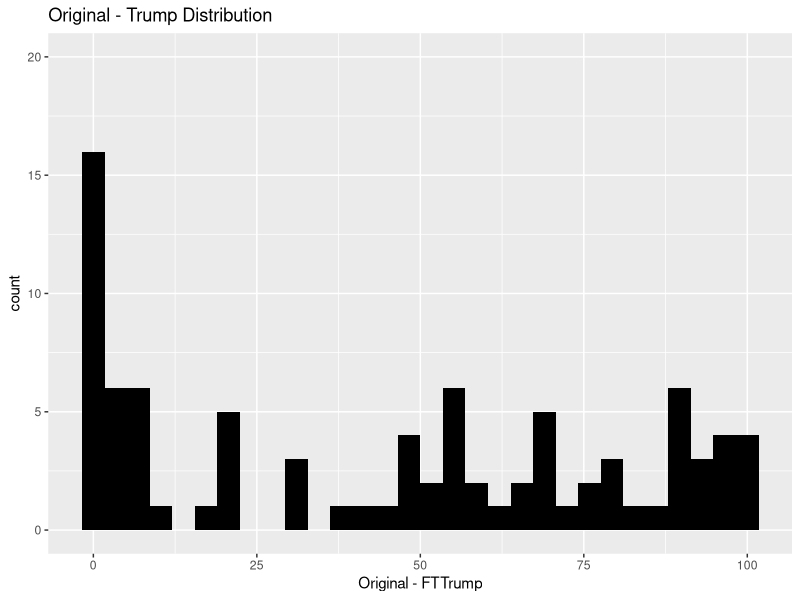
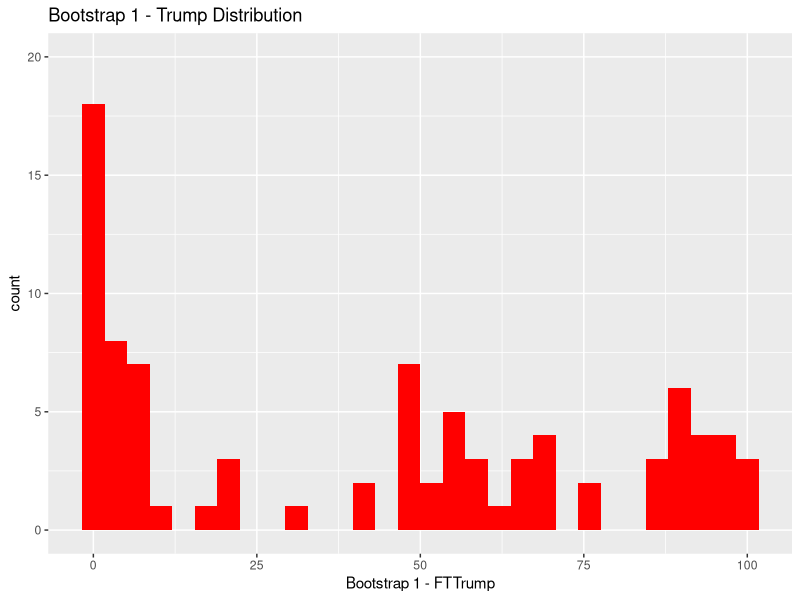
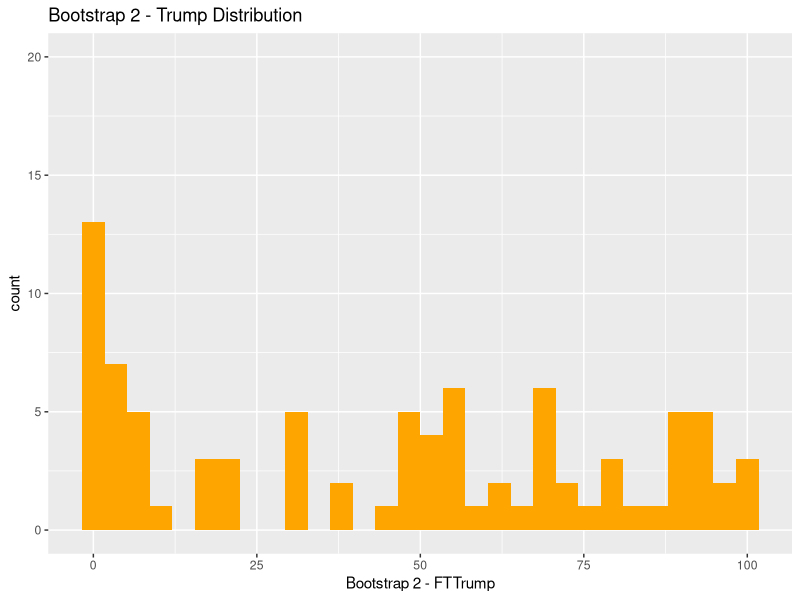
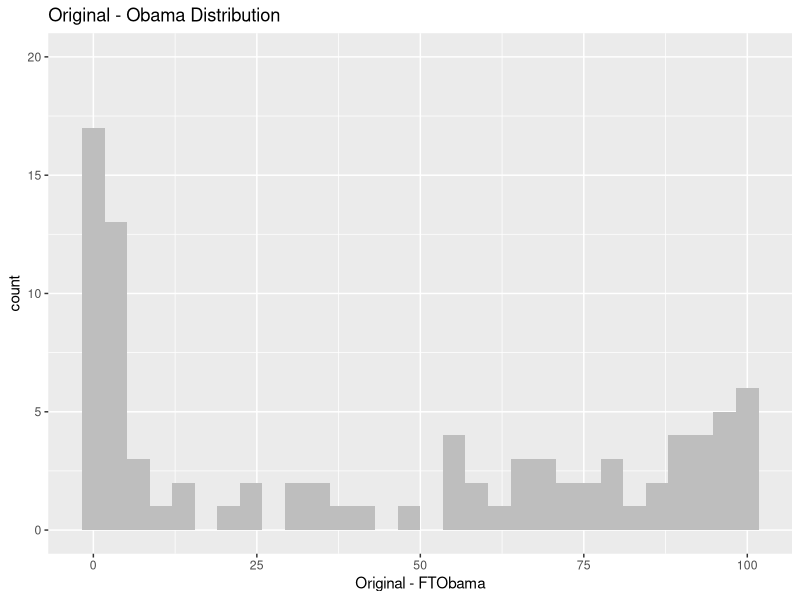
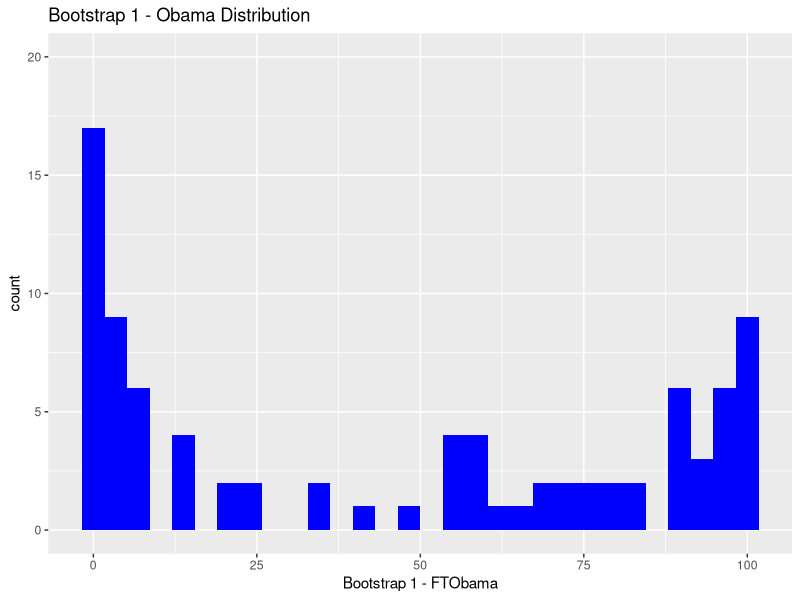
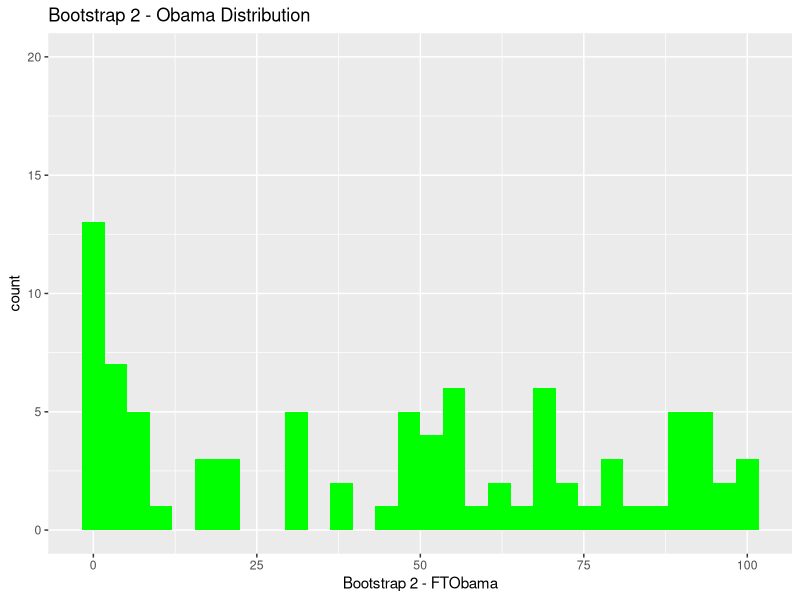
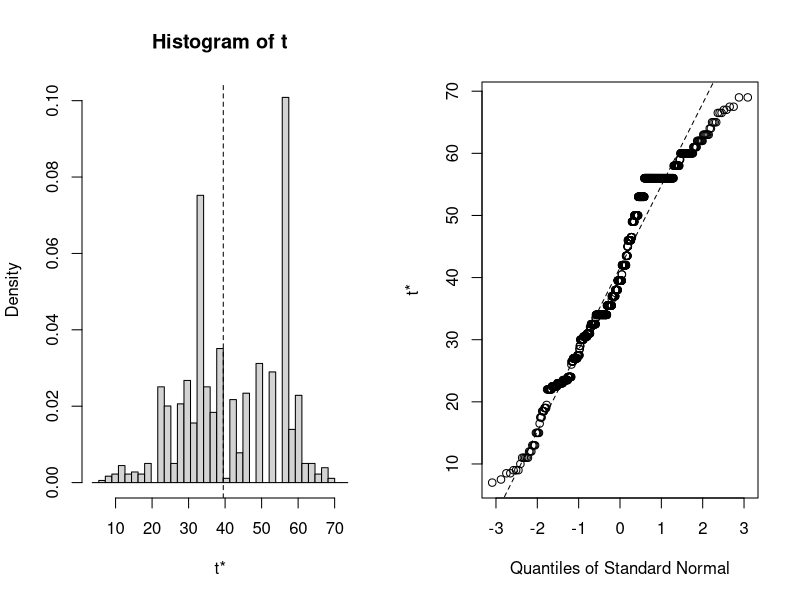
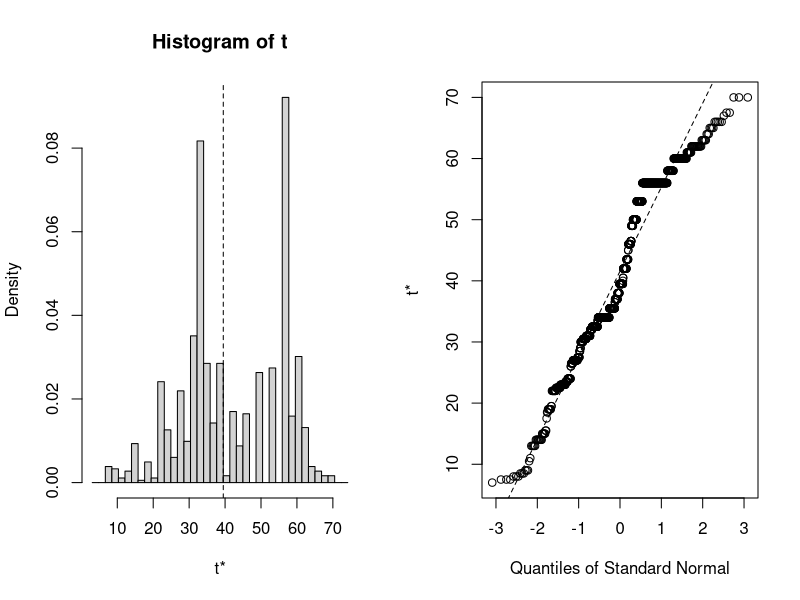

Reproduce these figures in R, in order.
## ---- chunk 1
library(tidyverse)
library(here)
library(ggplot2)

anes <- read_csv(here("data", "anes_pilot_2016.csv")) %>% 
  tibble::as_tibble() %>% 
  na.omit() %>% 
  select(fttrump, ftobama)
  
#creating two bootstrapped samples without using 'boot' function
b1trump <- sample(anes$fttrump, replace = T)
b1obama <- sample(anes$ftobama, replace = T)
b1 <- data.frame(b1trump, b1obama)
b2trump <- sample(anes$fttrump, replace = T)
b2obama <- sample(anes$ftobama, replace = T)
b2 <- data.frame(b2trump, b2obama)

#plotting trump
ggplot(anes, aes(fttrump)) + 
  geom_histogram(fill = "black")+
  labs(x= "Original - FTTrump",
       title = "Original - Trump Distribution")+
  ylim(0,20)

ggplot(b1, aes(b1trump)) + 
  geom_histogram(fill = "red")+
  labs(x= "Bootstrap 1 - FTTrump",
       title = "Bootstrap 1 - Trump Distribution")+
  ylim(0,20)

ggplot(b2, aes(b2trump)) + 
  geom_histogram(fill = "orange")+
  labs(x= "Bootstrap 2 - FTTrump",
       title = "Bootstrap 2 - Trump Distribution")+
  ylim(0,20)

#plotting obama
ggplot(anes, aes(ftobama)) + 
  geom_histogram(fill = "gray")+
  labs(x= "Original - FTObama",
       title = "Original - Obama Distribution")+
  ylim(0,20)

ggplot(b1, aes(b1obama)) + 
  geom_histogram(fill = "blue")+
  labs(x= "Bootstrap 1 - FTObama",
       title = "Bootstrap 1 - Obama Distribution")+
  ylim(0,20)

ggplot(b2, aes(b2trump)) + 
  geom_histogram(fill = "green")+
  labs(x= "Bootstrap 2 - FTObama",
       title = "Bootstrap 2 - Obama Distribution")+
  ylim(0,20)

## ---- chunk 2
library(boot)

set.seed(1016)
medFunc <- function(x, i){median(x[i])} #helper function to find median of 1000 bootstrapped samples
bootMed <- boot(anes$ftobama, medFunc, 1000) #bootstrapped sample of 1000 medians
plot(bootMed) # visual check to see if this makes sense

boot.ci(bootMed)

#trying another way to code the same thing to see if I did it right
bootMed2 <- boot(anes$ftobama, statistic = function(x, i) median(x[i]), 1000)
plot(bootMed2)
bootMed2
boot.ci(bootMed2)

